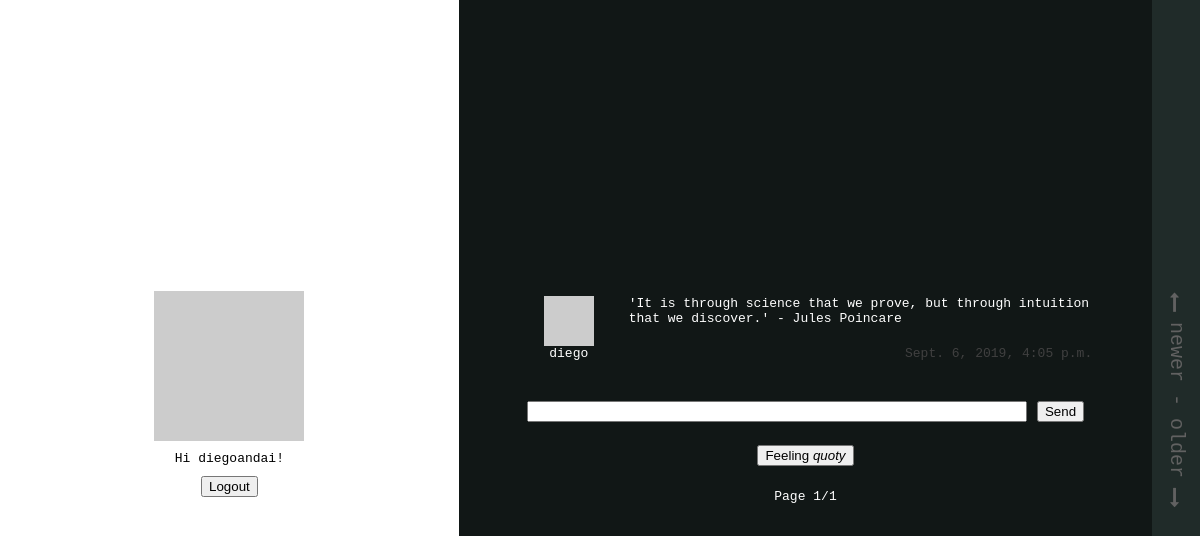
Page /chat/ (signed in) on the committed database.
### simplechat/models.py (models this page shows, shortened)
class Message(models.Model):
    text = models.TextField()
    author = models.CharField(max_length=50)
    created_at = models.DateTimeField()

### simplechat/views.py (the view)
# urls.py: path('chat/', views.chat, name='chat'),
def chat(request):
    try:
      author = request.session["nickname"]
      message_list = Message.objects.all().order_by('-created_at')[:100]
      pages = Paginator(message_list, 5)
      page_number = request.GET.get("page")
      if page_number:
        try:
          messages = pages.page(page_number)
        except EmptyPage:
          return HttpResponseRedirect(reverse('chat'))
      else:
        messages = pages.page(1)
      context = {'messages': messages, "nickname": author}
      return render(request, 'simplechat/chat.html', context)
    except KeyError:
      return HttpResponseRedirect(reverse('login'))

### simplechat/templates/simplechat/chat.html (shortened to what this page needs)
{% load static %}
<link rel="stylesheet" type="text/css" href="{% static 'simplechat/style.css' %}">
<link rel="stylesheet" href="https://cdnjs.cloudflare.com/ajax/libs/font-awesome/4.7.0/css/font-awesome.min.css">
<div class="columns">
    <div class="rows" id="avatar_container">
            <img id="main_avatar" src="https://avatars.dicebear.com/v2/bottts/{{ nickname }}.svg"/>
            <div id="greeting">
                Hi {{ nickname }}!
            </div>
            <form action="{% url 'logout'%}" method="post">
                    <input type="submit" value="Logout">
            </form>
    </div>
    <div class="rows" id="content_container">
        {% if messages %}
        <div id="messages_container">
        {% for message in messages %}
            <div class="message_container">
                <div class="author_container">
                    <img class="message_avatar" src="https://avatars.dicebear.com/v2/bottts/{{ message.author }}.svg"/>
                    {{ message.author }}
                </div>
                <div class="message_content_container">
                    <span class="text_container">
                        {{ message.text }}
                    </span>
                    <span class="timestamp_container">
                        {{ message.created_at }}
                    </span>
                </div>
            </div>
        {% endfor %}
        </div>
        {% else %}
            <p>No messages found.</p>
        {% endif %}
        <form action="{% url 'post'%}" method="post">
            <input type="text" name="text" id="new_message_input">
            <input type="submit" value="Send">
        </form>
        <form action="{% url 'post_quote'%}" method="post">
                <button type="submit">Feeling <i>quoty</i></button>
        </form>
        <div id="pagination">
                Page {{messages.number}}/{{messages.paginator.num_pages}}
        </div>
    </div>
    <div id="layout_hint_container">
        <span id="layout_hint">
            <i class="fa fa-long-arrow-up"></i>
            newer - older
            <i class="fa fa-long-arrow-down"></i>
        </span>
    </div>
</div>

### simplechat/static/simplechat/style.css (style rules this page uses)
form { display: grid; grid-auto-flow: column; justify-content: center; grid-column-gap: 10px; }
.columns { display: flex; align-items: stretch; justify-content: space-evenly; height: 100%; }
#avatar_container { width: 40%; display: grid; place-content: center; grid-row-gap: 10px; }
#content_container { width: 50%; padding: 20px 5%; background: #111716; color: white; display: grid; place-content: center; grid-row-gap: 10px; }
#pagination { display: grid; place-content: center; grid-column-gap: 10px; grid-auto-flow: column; }
#main_avatar { place-self: center; width: 150px; }
#greeting { text-align: center; }
#messages_container { display: grid; grid-row-gap: 30px; overflow: auto; margin-bottom: 30px; }
.message_container { display: grid; grid-template-columns: 100px 1fr; grid-column-gap: 10px; }
.author_container { display: grid; text-align: center; place-content: center; }
.message_avatar { place-self: center; width: 50px; }
.message_content_container { display: flex; flex-direction: column; justify-content: space-between; }
.timestamp_container { color: #404040; text-align: right; }
#new_message_input { width: 500px; }
#layout_hint_container { background: #202b29; width: 50px; display: flex; place-content: center; font-size: 20px; }
#layout_hint { color: #616161; writing-mode: vertical-lr; display: grid; place-content: center; grid-auto-flow: column; grid-column-gap: 10px; }

### rows in the picture
Message: author "diego", text "'It is through science that we prove, but through intuition that we discover.' - Jules Poincare", created_at "Sept. 6, 2019, 4:05 p.m."

### other values in the picture
{{ nickname }} "diegoandai"
{{ messages.number }} "1"
{{ messages.paginator.num_pages }} "1"
